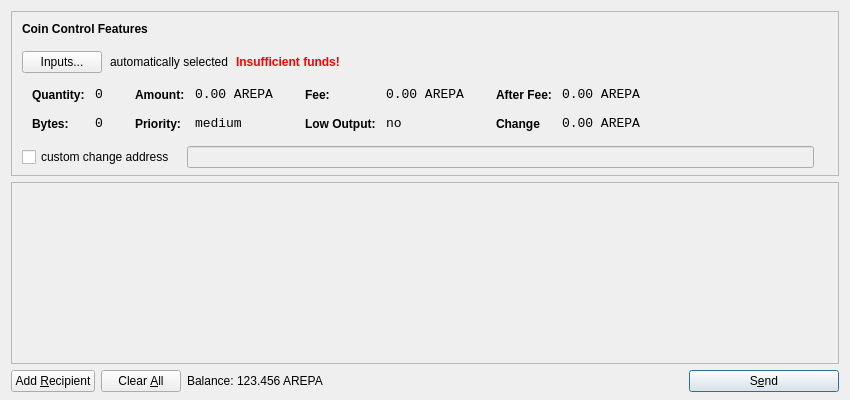
<?xml version="1.0" encoding="UTF-8"?>
<ui version="4.0">
 <class>SendCoinsDialog</class>
 <widget class="QDialog" name="SendCoinsDialog">
  <property name="geometry">
   <rect>
    <x>0</x>
    <y>0</y>
    <width>850</width>
    <height>400</height>
   </rect>
  </property>
  <property name="windowTitle">
   <string>Send Coins</string>
  </property>
  <layout class="QVBoxLayout" name="verticalLayout" stretch="0,1,0">
   <property name="bottomMargin">
    <number>8</number>
   </property>
   <item>
    <widget class="QFrame" name="frameCoinControl">
     <property name="sizePolicy">
      <sizepolicy hsizetype="Expanding" vsizetype="Expanding">
       <horstretch>0</horstretch>
       <verstretch>0</verstretch>
      </sizepolicy>
     </property>
     <property name="maximumSize">
      <size>
       <width>16777215</width>
       <height>16777215</height>
      </size>
     </property>
     <property name="frameShape">
      <enum>QFrame::StyledPanel</enum>
     </property>
     <property name="frameShadow">
      <enum>QFrame::Sunken</enum>
     </property>
     <layout class="QVBoxLayout" name="verticalLayoutCoinControl2">
      <property name="spacing">
       <number>-1</number>
      </property>
      <property name="leftMargin">
       <number>0</number>
      </property>
      <property name="topMargin">
       <number>0</number>
      </property>
      <property name="rightMargin">
       <number>0</number>
      </property>
      <property name="bottomMargin">
       <number>6</number>
      </property>
      <item>
       <layout class="QVBoxLayout" name="verticalLayoutCoinControl" stretch="0,0,0,0,1">
        <property name="spacing">
         <number>0</number>
        </property>
        <property name="leftMargin">
         <number>10</number>
        </property>
        <property name="topMargin">
         <number>10</number>
        </property>
        <item>
         <layout class="QHBoxLayout" name="horizontalLayoutCoinControl1">
          <property name="bottomMargin">
           <number>15</number>
          </property>
          <item>
           <widget class="QLabel" name="labelCoinControlFeatures">
            <property name="sizePolicy">
             <sizepolicy hsizetype="Preferred" vsizetype="Maximum">
              <horstretch>0</horstretch>
              <verstretch>0</verstretch>
             </sizepolicy>
            </property>
            <property name="font">
             <font>
              <weight>75</weight>
              <bold>true</bold>
             </font>
            </property>
            <property name="styleSheet">
             <string notr="true">font-weight:bold;</string>
            </property>
            <property name="text">
             <string>Coin Control Features</string>
            </property>
           </widget>
          </item>
         </layout>
        </item>
        <item>
         <layout class="QHBoxLayout" name="horizontalLayoutCoinControl2" stretch="0,0,0,0">
          <property name="spacing">
           <number>8</number>
          </property>
          <property name="bottomMargin">
           <number>10</number>
          </property>
          <item>
           <widget class="QPushButton" name="pushButtonCoinControl">
            <property name="styleSheet">
             <string notr="true"/>
            </property>
            <property name="text">
             <string>Inputs...</string>
            </property>
           </widget>
          </item>
          <item>
           <widget class="QLabel" name="labelCoinControlAutomaticallySelected">
            <property name="text">
             <string>automatically selected</string>
            </property>
            <property name="margin">
             <number>5</number>
            </property>
           </widget>
          </item>
          <item>
           <widget class="QLabel" name="labelCoinControlInsuffFunds">
            <property name="font">
             <font>
              <weight>75</weight>
              <bold>true</bold>
             </font>
            </property>
            <property name="styleSheet">
             <string notr="true">color:red;font-weight:bold;</string>
            </property>
            <property name="text">
             <string>Insufficient funds!</string>
            </property>
            <property name="margin">
             <number>5</number>
            </property>
           </widget>
          </item>
          <item>
           <spacer name="horizontalSpacerCoinControl">
            <property name="orientation">
             <enum>Qt::Horizontal</enum>
            </property>
            <property name="sizeHint" stdset="0">
             <size>
              <width>40</width>
              <height>1</height>
             </size>
            </property>
           </spacer>
          </item>
         </layout>
        </item>
        <item>
         <widget class="QWidget" name="widgetCoinControl" native="true">
          <property name="sizePolicy">
           <sizepolicy hsizetype="Preferred" vsizetype="Preferred">
            <horstretch>0</horstretch>
            <verstretch>0</verstretch>
           </sizepolicy>
          </property>
          <property name="minimumSize">
           <size>
            <width>0</width>
            <height>0</height>
           </size>
          </property>
          <property name="styleSheet">
           <string notr="true"/>
          </property>
          <layout class="QHBoxLayout" name="horizontalLayoutCoinControl5">
           <property name="margin">
            <number>0</number>
           </property>
           <item>
            <layout class="QHBoxLayout" name="horizontalLayoutCoinControl3" stretch="0,0,0,1">
             <property name="spacing">
              <number>20</number>
             </property>
             <property name="topMargin">
              <number>0</number>
             </property>
             <property name="bottomMargin">
              <number>10</number>
             </property>
             <item>
              <layout class="QFormLayout" name="formLayoutCoinControl1">
               <property name="horizontalSpacing">
                <number>10</number>
               </property>
               <property name="verticalSpacing">
                <number>14</number>
               </property>
               <property name="leftMargin">
                <number>10</number>
               </property>
               <property name="topMargin">
                <number>4</number>
               </property>
               <property name="rightMargin">
                <number>6</number>
               </property>
               <item row="0" column="0">
                <widget class="QLabel" name="labelCoinControlQuantityText">
                 <property name="styleSheet">
                  <string notr="true">font-weight:bold;</string>
                 </property>
                 <property name="text">
                  <string>Quantity:</string>
                 </property>
                 <property name="margin">
                  <number>0</number>
                 </property>
                </widget>
               </item>
               <item row="0" column="1">
                <widget class="QLabel" name="labelCoinControlQuantity">
                 <property name="font">
                  <font>
                   <family>Monospace</family>
                   <pointsize>10</pointsize>
                  </font>
                 </property>
                 <property name="cursor">
                  <cursorShape>IBeamCursor</cursorShape>
                 </property>
                 <property name="contextMenuPolicy">
                  <enum>Qt::ActionsContextMenu</enum>
                 </property>
                 <property name="text">
                  <string>0</string>
                 </property>
                 <property name="margin">
                  <number>0</number>
                 </property>
                 <property name="textInteractionFlags">
                  <set>Qt::LinksAccessibleByMouse|Qt::TextSelectableByKeyboard|Qt::TextSelectableByMouse</set>
                 </property>
                </widget>
               </item>
               <item row="1" column="0">
                <widget class="QLabel" name="labelCoinControlBytesText">
                 <property name="styleSheet">
                  <string notr="true">font-weight:bold;</string>
                 </property>
                 <property name="text">
                  <string>Bytes:</string>
                 </property>
                </widget>
               </item>
               <item row="1" column="1">
                <widget class="QLabel" name="labelCoinControlBytes">
                 <property name="font">
                  <font>
                   <family>Monospace</family>
                   <pointsize>10</pointsize>
                  </font>
                 </property>
                 <property name="cursor">
                  <cursorShape>IBeamCursor</cursorShape>
                 </property>
                 <property name="contextMenuPolicy">
                  <enum>Qt::ActionsContextMenu</enum>
                 </property>
                 <property name="text">
                  <string>0</string>
                 </property>
                 <property name="textInteractionFlags">
                  <set>Qt::LinksAccessibleByMouse|Qt::TextSelectableByKeyboard|Qt::TextSelectableByMouse</set>
                 </property>
                </widget>
               </item>
              </layout>
             </item>
             <item>
              <layout class="QFormLayout" name="formLayoutCoinControl2">
               <property name="horizontalSpacing">
                <number>10</number>
               </property>
               <property name="verticalSpacing">
                <number>14</number>
               </property>
               <property name="leftMargin">
                <number>6</number>
               </property>
               <property name="topMargin">
                <number>4</number>
               </property>
               <property name="rightMargin">
                <number>6</number>
               </property>
               <item row="0" column="0">
                <widget class="QLabel" name="labelCoinControlAmountText">
                 <property name="styleSheet">
                  <string notr="true">font-weight:bold;</string>
                 </property>
                 <property name="text">
                  <string>Amount:</string>
                 </property>
                 <property name="margin">
                  <number>0</number>
                 </property>
                </widget>
               </item>
               <item row="0" column="1">
                <widget class="QLabel" name="labelCoinControlAmount">
                 <property name="font">
                  <font>
                   <family>Monospace</family>
                   <pointsize>10</pointsize>
                  </font>
                 </property>
                 <property name="cursor">
                  <cursorShape>IBeamCursor</cursorShape>
                 </property>
                 <property name="contextMenuPolicy">
                  <enum>Qt::ActionsContextMenu</enum>
                 </property>
                 <property name="text">
                  <string>0.00 AREPA</string>
                 </property>
                 <property name="textInteractionFlags">
                  <set>Qt::LinksAccessibleByMouse|Qt::TextSelectableByKeyboard|Qt::TextSelectableByMouse</set>
                 </property>
                </widget>
               </item>
               <item row="1" column="0">
                <widget class="QLabel" name="labelCoinControlPriorityText">
                 <property name="styleSheet">
                  <string notr="true">font-weight:bold;</string>
                 </property>
                 <property name="text">
                  <string>Priority:</string>
                 </property>
                </widget>
               </item>
               <item row="1" column="1">
                <widget class="QLabel" name="labelCoinControlPriority">
                 <property name="font">
                  <font>
                   <family>Monospace</family>
                   <pointsize>10</pointsize>
                  </font>
                 </property>
                 <property name="cursor">
                  <cursorShape>IBeamCursor</cursorShape>
                 </property>
                 <property name="contextMenuPolicy">
                  <enum>Qt::ActionsContextMenu</enum>
                 </property>
                 <property name="text">
                  <string>medium</string>
                 </property>
                 <property name="textInteractionFlags">
                  <set>Qt::LinksAccessibleByMouse|Qt::TextSelectableByKeyboard|Qt::TextSelectableByMouse</set>
                 </property>
                </widget>
               </item>
              </layout>
             </item>
             <item>
              <layout class="QFormLayout" name="formLayoutCoinControl3">
               <property name="horizontalSpacing">
                <number>10</number>
               </property>
               <property name="verticalSpacing">
                <number>14</number>
               </property>
               <property name="leftMargin">
                <number>6</number>
               </property>
               <property name="topMargin">
                <number>4</number>
               </property>
               <property name="rightMargin">
                <number>6</number>
               </property>
               <item row="0" column="0">
                <widget class="QLabel" name="labelCoinControlFeeText">
                 <property name="styleSheet">
                  <string notr="true">font-weight:bold;</string>
                 </property>
                 <property name="text">
                  <string>Fee:</string>
                 </property>
                 <property name="margin">
                  <number>0</number>
                 </property>
                </widget>
               </item>
               <item row="0" column="1">
                <widget class="QLabel" name="labelCoinControlFee">
                 <property name="font">
                  <font>
                   <family>Monospace</family>
                   <pointsize>10</pointsize>
                  </font>
                 </property>
                 <property name="cursor">
                  <cursorShape>IBeamCursor</cursorShape>
                 </property>
                 <property name="contextMenuPolicy">
                  <enum>Qt::ActionsContextMenu</enum>
                 </property>
                 <property name="text">
                  <string>0.00 AREPA</string>
                 </property>
                 <property name="textInteractionFlags">
                  <set>Qt::LinksAccessibleByMouse|Qt::TextSelectableByKeyboard|Qt::TextSelectableByMouse</set>
                 </property>
                </widget>
               </item>
               <item row="1" column="0">
                <widget class="QLabel" name="labelCoinControlLowOutputText">
                 <property name="styleSheet">
                  <string notr="true">font-weight:bold;</string>
                 </property>
                 <property name="text">
                  <string>Low Output:</string>
                 </property>
                </widget>
               </item>
               <item row="1" column="1">
                <widget class="QLabel" name="labelCoinControlLowOutput">
                 <property name="font">
                  <font>
                   <family>Monospace</family>
                   <pointsize>10</pointsize>
                  </font>
                 </property>
                 <property name="cursor">
                  <cursorShape>IBeamCursor</cursorShape>
                 </property>
                 <property name="contextMenuPolicy">
                  <enum>Qt::ActionsContextMenu</enum>
                 </property>
                 <property name="text">
                  <string>no</string>
                 </property>
                 <property name="textInteractionFlags">
                  <set>Qt::LinksAccessibleByMouse|Qt::TextSelectableByKeyboard|Qt::TextSelectableByMouse</set>
                 </property>
                </widget>
               </item>
              </layout>
             </item>
             <item>
              <layout class="QFormLayout" name="formLayoutCoinControl4">
               <property name="horizontalSpacing">
                <number>10</number>
               </property>
               <property name="verticalSpacing">
                <number>14</number>
               </property>
               <property name="leftMargin">
                <number>6</number>
               </property>
               <property name="topMargin">
                <number>4</number>
               </property>
               <property name="rightMargin">
                <number>6</number>
               </property>
               <item row="0" column="0">
                <widget class="QLabel" name="labelCoinControlAfterFeeText">
                 <property name="styleSheet">
                  <string notr="true">font-weight:bold;</string>
                 </property>
                 <property name="text">
                  <string>After Fee:</string>
                 </property>
                 <property name="margin">
                  <number>0</number>
                 </property>
                </widget>
               </item>
               <item row="0" column="1">
                <widget class="QLabel" name="labelCoinControlAfterFee">
                 <property name="font">
                  <font>
                   <family>Monospace</family>
                   <pointsize>10</pointsize>
                  </font>
                 </property>
                 <property name="cursor">
                  <cursorShape>IBeamCursor</cursorShape>
                 </property>
                 <property name="contextMenuPolicy">
                  <enum>Qt::ActionsContextMenu</enum>
                 </property>
                 <property name="text">
                  <string>0.00 AREPA</string>
                 </property>
                 <property name="textInteractionFlags">
                  <set>Qt::LinksAccessibleByMouse|Qt::TextSelectableByKeyboard|Qt::TextSelectableByMouse</set>
                 </property>
                </widget>
               </item>
               <item row="1" column="0">
                <widget class="QLabel" name="labelCoinControlChangeText">
                 <property name="styleSheet">
                  <string notr="true">font-weight:bold;</string>
                 </property>
                 <property name="text">
                  <string>Change</string>
                 </property>
                </widget>
               </item>
               <item row="1" column="1">
                <widget class="QLabel" name="labelCoinControlChange">
                 <property name="font">
                  <font>
                   <family>Monospace</family>
                   <pointsize>10</pointsize>
                  </font>
                 </property>
                 <property name="cursor">
                  <cursorShape>IBeamCursor</cursorShape>
                 </property>
                 <property name="contextMenuPolicy">
                  <enum>Qt::ActionsContextMenu</enum>
                 </property>
                 <property name="text">
                  <string>0.00 AREPA</string>
                 </property>
                 <property name="textInteractionFlags">
                  <set>Qt::LinksAccessibleByMouse|Qt::TextSelectableByKeyboard|Qt::TextSelectableByMouse</set>
                 </property>
                </widget>
               </item>
              </layout>
             </item>
            </layout>
           </item>
          </layout>
         </widget>
        </item>
        <item>
         <layout class="QHBoxLayout" name="horizontalLayoutCoinControl4" stretch="0,0,0">
          <property name="spacing">
           <number>12</number>
          </property>
          <property name="sizeConstraint">
           <enum>QLayout::SetDefaultConstraint</enum>
          </property>
          <property name="topMargin">
           <number>5</number>
          </property>
          <property name="rightMargin">
           <number>5</number>
          </property>
          <item>
           <widget class="QCheckBox" name="checkBoxCoinControlChange">
            <property name="text">
             <string>custom change address</string>
            </property>
           </widget>
          </item>
          <item>
           <widget class="QLineEdit" name="lineEditCoinControlChange">
            <property name="enabled">
             <bool>false</bool>
            </property>
            <property name="sizePolicy">
             <sizepolicy hsizetype="Expanding" vsizetype="Fixed">
              <horstretch>0</horstretch>
              <verstretch>0</verstretch>
             </sizepolicy>
            </property>
           </widget>
          </item>
          <item>
           <widget class="QLabel" name="labelCoinControlChangeLabel">
            <property name="sizePolicy">
             <sizepolicy hsizetype="Preferred" vsizetype="Expanding">
              <horstretch>0</horstretch>
              <verstretch>0</verstretch>
             </sizepolicy>
            </property>
            <property name="minimumSize">
             <size>
              <width>0</width>
              <height>0</height>
             </size>
            </property>
            <property name="text">
             <string/>
            </property>
            <property name="margin">
             <number>3</number>
            </property>
           </widget>
          </item>
         </layout>
        </item>
        <item>
         <spacer name="verticalSpacerCoinControl">
          <property name="orientation">
           <enum>Qt::Vertical</enum>
          </property>
          <property name="sizeHint" stdset="0">
           <size>
            <width>800</width>
            <height>1</height>
           </size>
          </property>
         </spacer>
        </item>
       </layout>
      </item>
     </layout>
    </widget>
   </item>
   <item>
    <widget class="QScrollArea" name="scrollArea">
     <property name="widgetResizable">
      <bool>true</bool>
     </property>
     <widget class="QWidget" name="scrollAreaWidgetContents">
      <property name="geometry">
       <rect>
        <x>0</x>
        <y>0</y>
        <width>830</width>
        <height>165</height>
       </rect>
      </property>
      <layout class="QVBoxLayout" name="verticalLayout_2">
       <property name="margin">
        <number>0</number>
       </property>
       <item>
        <layout class="QVBoxLayout" name="entries">
         <property name="spacing">
          <number>6</number>
         </property>
        </layout>
       </item>
       <item>
        <spacer name="verticalSpacer">
         <property name="orientation">
          <enum>Qt::Vertical</enum>
         </property>
         <property name="sizeHint" stdset="0">
          <size>
           <width>20</width>
           <height>40</height>
          </size>
         </property>
        </spacer>
       </item>
      </layout>
     </widget>
    </widget>
   </item>
   <item>
    <layout class="QHBoxLayout" name="horizontalLayout">
     <item>
      <widget class="QPushButton" name="addButton">
       <property name="toolTip">
        <string>Send to multiple recipients at once</string>
       </property>
       <property name="text">
        <string>Add &amp;Recipient</string>
       </property>
       <property name="icon">
        <iconset resource="../bitcoin.qrc">
         <normaloff>:/icons/add</normaloff>:/icons/add</iconset>
       </property>
       <property name="autoDefault">
        <bool>false</bool>
       </property>
      </widget>
     </item>
     <item>
      <widget class="QPushButton" name="clearButton">
       <property name="sizePolicy">
        <sizepolicy hsizetype="Minimum" vsizetype="Fixed">
         <horstretch>0</horstretch>
         <verstretch>0</verstretch>
        </sizepolicy>
       </property>
       <property name="toolTip">
        <string>Remove all transaction fields</string>
       </property>
       <property name="text">
        <string>Clear &amp;All</string>
       </property>
       <property name="icon">
        <iconset resource="../bitcoin.qrc">
         <normaloff>:/icons/remove</normaloff>:/icons/remove</iconset>
       </property>
       <property name="autoRepeatDelay">
        <number>300</number>
       </property>
       <property name="autoDefault">
        <bool>false</bool>
       </property>
      </widget>
     </item>
     <item>
      <layout class="QHBoxLayout" name="horizontalLayout_2">
       <property name="spacing">
        <number>3</number>
       </property>
       <item>
        <widget class="QLabel" name="label">
         <property name="sizePolicy">
          <sizepolicy hsizetype="Preferred" vsizetype="Fixed">
           <horstretch>0</horstretch>
           <verstretch>0</verstretch>
          </sizepolicy>
         </property>
         <property name="text">
          <string>Balance:</string>
         </property>
        </widget>
       </item>
       <item>
        <widget class="QLabel" name="labelBalance">
         <property name="sizePolicy">
          <sizepolicy hsizetype="Preferred" vsizetype="Fixed">
           <horstretch>0</horstretch>
           <verstretch>0</verstretch>
          </sizepolicy>
         </property>
         <property name="cursor">
          <cursorShape>IBeamCursor</cursorShape>
         </property>
         <property name="text">
          <string>123.456 AREPA</string>
         </property>
         <property name="textInteractionFlags">
          <set>Qt::LinksAccessibleByMouse|Qt::TextSelectableByKeyboard|Qt::TextSelectableByMouse</set>
         </property>
        </widget>
       </item>
      </layout>
     </item>
     <item>
      <spacer name="horizontalSpacer">
       <property name="orientation">
        <enum>Qt::Horizontal</enum>
       </property>
       <property name="sizeHint" stdset="0">
        <size>
         <width>40</width>
         <height>20</height>
        </size>
       </property>
      </spacer>
     </item>
     <item>
      <widget class="QPushButton" name="sendButton">
       <property name="minimumSize">
        <size>
         <width>150</width>
         <height>0</height>
        </size>
       </property>
       <property name="toolTip">
        <string>Confirm the send action</string>
       </property>
       <property name="text">
        <string>S&amp;end</string>
       </property>
       <property name="icon">
        <iconset resource="../bitcoin.qrc">
         <normaloff>:/icons/send</normaloff>:/icons/send</iconset>
       </property>
       <property name="default">
        <bool>true</bool>
       </property>
      </widget>
     </item>
    </layout>
   </item>
  </layout>
 </widget>
 <resources>
  <include location="../bitcoin.qrc"/>
 </resources>
 <connections/>
</ui>
